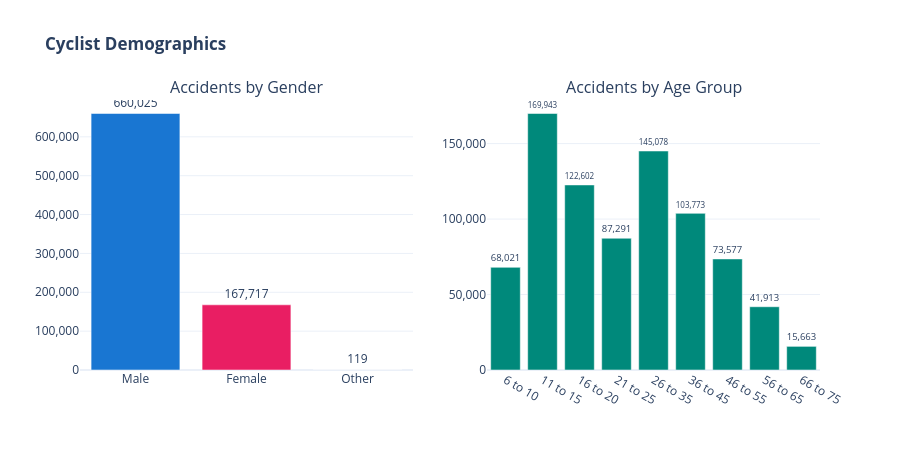

Notebook source saved alongside this figure:
### Markdown cell above
### 4.3 Demographic Analysis

Examining the gender and age distribution of cyclists involved in accidents and how severity varies across demographics.

### Code cell
fig = make_subplots(rows=1, cols=2,
    subplot_titles=('Accidents by Gender', 'Accidents by Age Group'))

# Gender
gc = df['Gender'].value_counts()
fig.add_trace(
    go.Bar(
        x=gc.index, y=gc.values,
        marker_color=[gen_colors.get(g,'#999') for g in gc.index],
        text=[f'{v:,}' for v in gc.values],
        textposition='outside', showlegend=False
    ),
    row=1, col=1
)

# Age group
ag = df['Age_Grp'].value_counts().reindex(age_order).dropna()
fig.add_trace(
    go.Bar(
        x=ag.index, y=ag.values,
        marker_color='#00897B',
        text=[f'{v:,}' for v in ag.values],
        textposition='outside', showlegend=False
    ),
    row=1, col=2
)

fig.update_layout(
    title_text='<b>Cyclist Demographics</b>',
    template='plotly_white',
    yaxis=dict(tickformat=','),
    yaxis2=dict(tickformat=','),
    height=450
)
fig.show()

### Figure 1 — Plotly figure (JSON) as saved in the notebook; plotly's stock layout.template omitted (floating-point values rounded to 4 significant figures)
{"data": [{"marker": {"color": ["#1976D2", "#E91E63", "#9E9E9E"]}, "showlegend": false, "text": ["660,025", "167,717", "119"], "textposition": "outside", "type": "bar", "x": ["Male", "Female", "Other"], "xaxis": "x", "y": [660025, 167717, 119], "yaxis": "y"}, {"marker": {"color": "#00897B"}, "showlegend": false, "text": ["68,021", "169,943", "122,602", "87,291", "145,078", "103,773", "73,577", "41,913", "15,663"], "textposition": "outside", "type": "bar", "x": ["6 to 10", "11 to 15", "16 to 20", "21 to 25", "26 to 35", "36 to 45", "46 to 55", "56 to 65", "66 to 75"], "xaxis": "x2", "y": [68021, 169943, 122602, 87291, 145078, 103773, 73577, 41913, 15663], "yaxis": "y2"}], "layout": {"annotations": [{"font": {"size": 16}, "showarrow": false, "text": "Accidents by Gender", "x": 0.225, "xanchor": "center", "xref": "paper", "y": 1, "yanchor": "bottom", "yref": "paper"}, {"font": {"size": 16}, "showarrow": false, "text": "Accidents by Age Group", "x": 0.775, "xanchor": "center", "xref": "paper", "y": 1, "yanchor": "bottom", "yref": "paper"}], "height": 450, "title": {"text": "<b>Cyclist Demographics</b>"}, "xaxis": {"anchor": "y", "domain": [0, 0.45]}, "xaxis2": {"anchor": "y2", "domain": [0.55, 1]}, "yaxis": {"anchor": "x", "domain": [0, 1], "tickformat": ","}, "yaxis2": {"anchor": "x2", "domain": [0, 1], "tickformat": ","}}}
